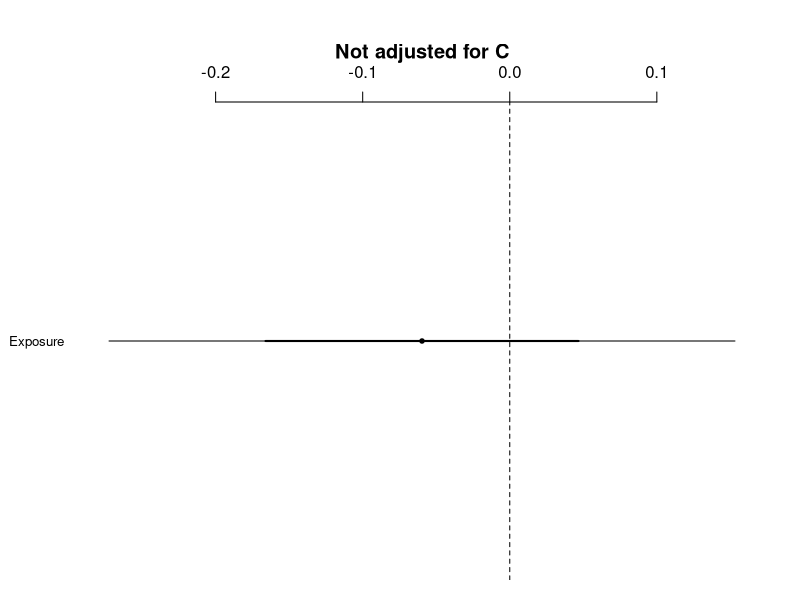
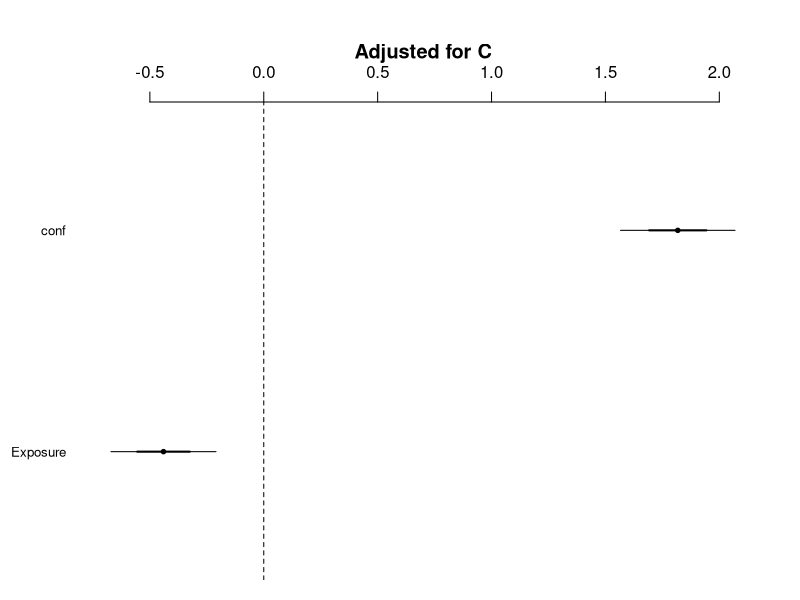
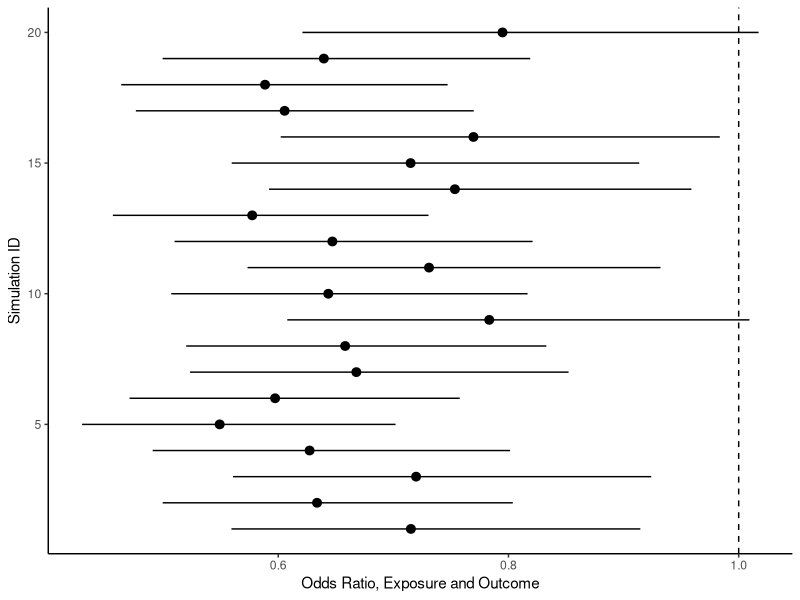

Source code (R) for these figures, in order:
## ---- chunk 1
knitr::opts_chunk$set(echo = TRUE)

library(tidyverse)
library(ggplot2)
library(arm) # to plot coefficients

## ---- chunk 2
  # Create a binary outcome variable 
  outcome<-rbinom(n=2000,size=1,prob=0.7)
  head(outcome, 40) # list first 40 values
  mean(outcome) # proportion of 1, do not use mean, if values are in factor (categorical)
  
  # Create a binary exposure variable 
  Exposure<-rbinom(n=2000,size=1,prob=0.3)
  head(Exposure, 40)
  mean(Exposure)
  
  # Create a third variable (fake confounder) from the outcome and exposure  
  theta = 0 + 1.5*Exposure + 2*outcome  # Generate logit of confounder
  prob <- 1/(1+exp(-theta))  # convert logit values into probabilities
  conf= rbinom(2000,1,prob) # Generate the binary values from Bernoulli based the probabilities
  head(Exposure, 40) # display values 
  mean(Exposure)
## ---- chunk 3
  # Descriptive 2x2 associations 
  epitools::epitab(Exposure, outcome, method = "oddsratio")$tab[, c(1,3,5,6,7,8)]
  epitools::epitab(Exposure, conf, method = "oddsratio")$tab[, c(1,3,5,6,7,8)]
  epitools::epitab(outcome, conf, method = "oddsratio")$tab[, c(1,3,5,6,7,8)]
## ---- chunk 4
  # Make a data tables from these 3 variables, one for all people, another for people restricted to C=1, and the third for C=0
  myData <- data.frame(Exposure, outcome, conf) # all data
  onlyZero <- myData %>%  filter(conf== 0) # stratified by the status of C
  onlyOne <- myData %>%  filter(conf== 1)  # stratified by the status of C
  
  # Stratum C=1
  epitools::epitab(onlyZero$Exposure, onlyZero$outcome, method = "oddsratio")$tab[, c(1,3,5,6,7,8)]
  # Stratum C=0
  epitools::epitab(onlyOne$Exposure, onlyOne$outcome, method = "oddsratio")$tab[, c(1,3,5,6,7,8)]

## ---- chunk 5
regress_eo <- glm(outcome~Exposure,data=myData,family="binomial")
coefplot(regress_eo, main = "Not adjusted for C")

regress_eoc <- glm(outcome~Exposure + conf,data=myData,family="binomial")
coefplot(regress_eoc, main = "Adjusted for C")
## ---- chunk 6
# Function to run the data generation and analysis repeatedly 
myFunc <- function(){
  
  # Create a binary outcome variable 
  outcome<-rbinom(n=2000,size=1,prob=0.7)
  head(outcome, 40)
  mean(outcome)
  
  # Create a binary exposure variable 
  Exposure<-rbinom(n=2000,size=1,prob=0.3)
  head(Exposure, 40)
  mean(Exposure)
  
  # Create a fake confounded variable from the outcome and exposure  
  theta = 0 + 1.5*Exposure + 2*outcome 
  prob <- 1/(1+exp(-theta))  
  conf= rbinom(2000,1,prob)
  head(Exposure, 40)
  mean(Exposure)

  # Make a data table from these 3 variables 
  myData <- data.frame(Exposure, outcome, conf)
  onlyZero <- myData %>%  filter(conf== 0) 
  onlyOne <- myData %>%  filter(conf== 1) 
  
  tabZeroStrata <- epitools::epitab(onlyZero$Exposure, onlyZero$outcome, method = "oddsratio")
  tabOneStrata <- epitools::epitab(onlyOne$Exposure, onlyOne$outcome, method = "oddsratio")
  
  c(
  mean <- tabOneStrata$tab[2,5],
  lo <- tabOneStrata$tab[2,6],
  hi <- tabOneStrata$tab[2,7]
  )
}

# Replicated the function above, compile results (odds ratio) and display as a forestplot 
d <- replicate(20, myFunc())
d <- data.frame(t(d))
names(d) <- c("Point", "Lower", "Upper")
d$simulationID <- 1:nrow(d)

ggplot(d, aes(x=simulationID, y=Point, ymin=Lower, ymax=Upper))+
    geom_pointrange()+
    geom_hline(yintercept = 1, linetype=2)+
    coord_flip()+
    xlab('Simulation ID') + 
    ylab("Odds Ratio, Exposure and Outcome") + 
    theme_classic()
